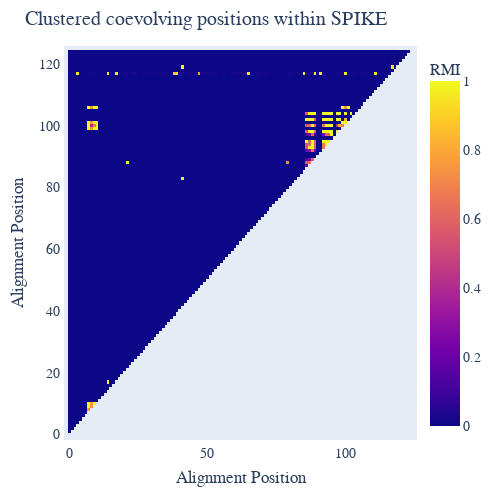

Notebook source saved alongside this figure:
### Code cell
fig = dmat.drawable
fig.layout.title = "Clustered coevolving positions within SPIKE"
fig.show()

### Figure 1 — Plotly figure (JSON) as saved in the notebook; plotly's stock layout.template omitted (floating-point values rounded to 4 significant figures; data arrays with more than 128 entries replaced by an {"elided": "..."} marker saying what was removed)
{"data": [{"colorbar": {"title": {"font": {"size": 16}, "text": "RMI"}}, "type": "heatmap", "z": {"elided": "125x125 float values"}}], "layout": {"autosize": false, "font": {"family": "Balto", "size": 14}, "height": 500, "hovermode": "closest", "margin": {"b": 50, "l": 50, "pad": 4, "r": 50, "t": 50}, "showlegend": true, "title": {"text": "Clustered coevolving positions within SPIKE"}, "width": 500, "xaxis": {"mirror": true, "showgrid": false, "showline": true, "showticklabels": true, "title": {"text": "Alignment Position"}, "visible": true, "zeroline": false}, "yaxis": {"mirror": true, "showgrid": false, "showline": true, "showticklabels": true, "title": {"text": "Alignment Position"}, "visible": true, "zeroline": false}}}
